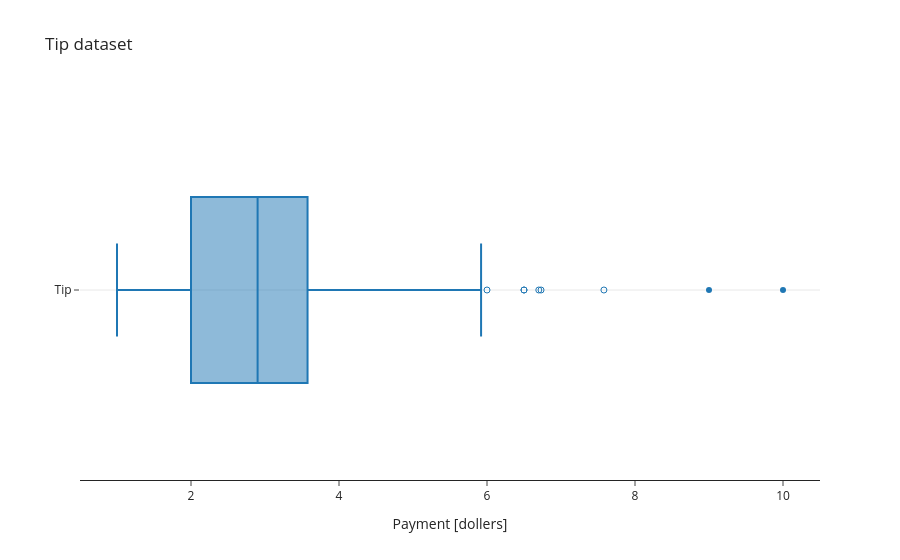

Notebook code cell kept with this figure:
### Code cell
# Traceを作成
trace = go.Box(
    x=df['tip'],
    boxpoints='suspectedoutliers',  # 著しい外れ値を強調
    name='Tip'
)   # チップ額の箱ひげ図（外れ値強調）

# Figureを作成
figure = go.Figure(trace, layout)

figure

### Figure 1 — Plotly figure (JSON) as saved in the notebook; plotly's stock layout.template omitted (floating-point values rounded to 4 significant figures; data arrays with more than 128 entries replaced by an {"elided": "..."} marker saying what was removed)
{"data": [{"boxpoints": "suspectedoutliers", "name": "Tip", "type": "box", "x": {"elided": "244 float values"}}], "layout": {"title": {"text": "Tip dataset"}, "xaxis": {"title": {"text": "Payment [dollers]"}}}}
